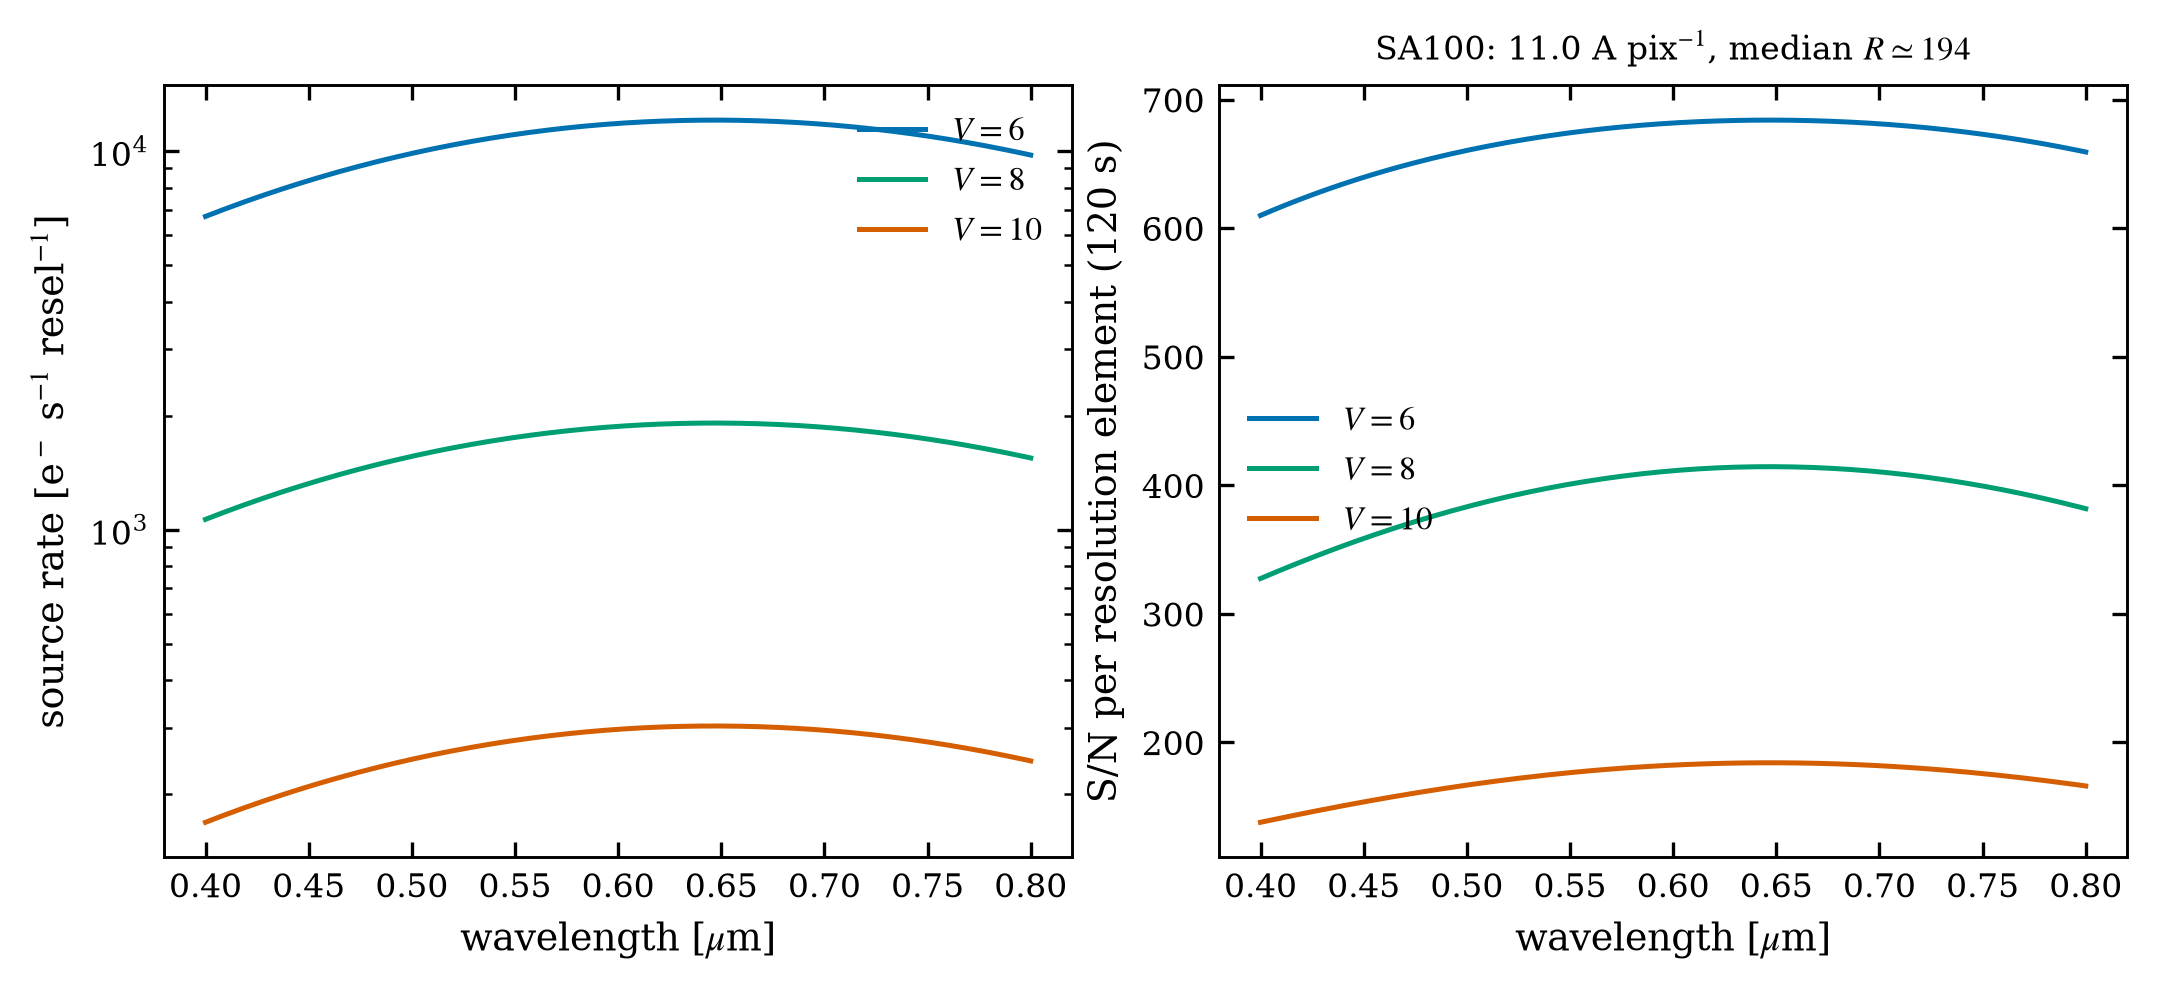

Write the Python code that produced this figure.
#!/usr/bin/env python3
"""Star Analyser 100 slitless prediction from the released SpectroscopyETC."""

import numpy as np
import matplotlib.pyplot as plt

from figstyle import COLORS, DOUBLE, save
from detector import Detector
from spectroscopy import SpectroscopyETC


def main():
    wave = np.linspace(3500.0, 10500.0, 1000)
    template = np.column_stack((wave, np.full_like(wave, 3.60e-9)))
    band = np.column_stack((wave, np.ones_like(wave)))
    qe = np.column_stack((wave, 0.9 * np.exp(-0.5 * ((wave - 5500.0) / 2500.0) ** 2)))
    telescope = {"diameter_mm": 200.0, "obstruction_mm": 70.0, "efficiency": 0.85,
                 "focal_length_mm": 1000.0}
    detector = Detector(4.63, 0.8, 25000.0, 14, read_noise_e=6.0, dark_current_e_s_pix=0.05)
    atmosphere = {"airmass": 1.3, "seeing_arcsec": 2.5, "transmission_curve": None,
                  "psf_model": "moffat", "moffat_beta": 2.5, "elevation_m": 300.0}
    sky = {"sky_mag": 19.5, "sky_zero_point_jy": 3631.0, "sky_at_telescope": True}
    etc = SpectroscopyETC(telescope, detector, atmosphere, sky)

    fig, (ax1, ax2) = plt.subplots(1, 2, figsize=DOUBLE)
    for mag, color in ((6.0, COLORS["blue"]), (8.0, COLORS["green"]), (10.0, COLORS["red"])):
        result = etc.compute_spectroscopy(
            template, 100.0, 1.0, 120.0, (4000.0, 8000.0), mag, qe, band,
            spectroscopy_mode="slitless", slitless_extraction_width_arcsec=5.0,
            slitless_dispersion_aa_pix=10.0, slitless_intrinsic_fwhm_pix=1.0,
            visual_band=band, slitless_grating_lines_mm=100.0,
            slitless_grating_distance_mm=42.0, grating_efficiency=0.5)
        ax1.plot(result["wavelength_aa"] / 1e4, result["photons_source_es"],
                 color=color, label=f"$V={mag:.0f}$")
        ax2.plot(result["wavelength_aa"] / 1e4, result["snr"], color=color,
                 label=f"$V={mag:.0f}$")
    resolution = result.attrs["effective_resolution_R"]
    dispersion = result.attrs["dispersion_aa_pix"]
    ax1.set_xlabel(r"wavelength [$\mu$m]")
    ax1.set_ylabel(r"source rate [e$^-$ s$^{-1}$ resel$^{-1}$]")
    ax1.set_yscale("log")
    ax1.legend()
    ax2.set_xlabel(r"wavelength [$\mu$m]")
    ax2.set_ylabel("S/N per resolution element (120 s)")
    ax2.legend()
    ax2.set_title(fr"SA100: {dispersion:.1f} A pix$^{{-1}}$, median $R \simeq {resolution:.0f}$",
                  fontsize=8)
    save(fig, "fig_07_sa100")


if __name__ == "__main__":
    main()
